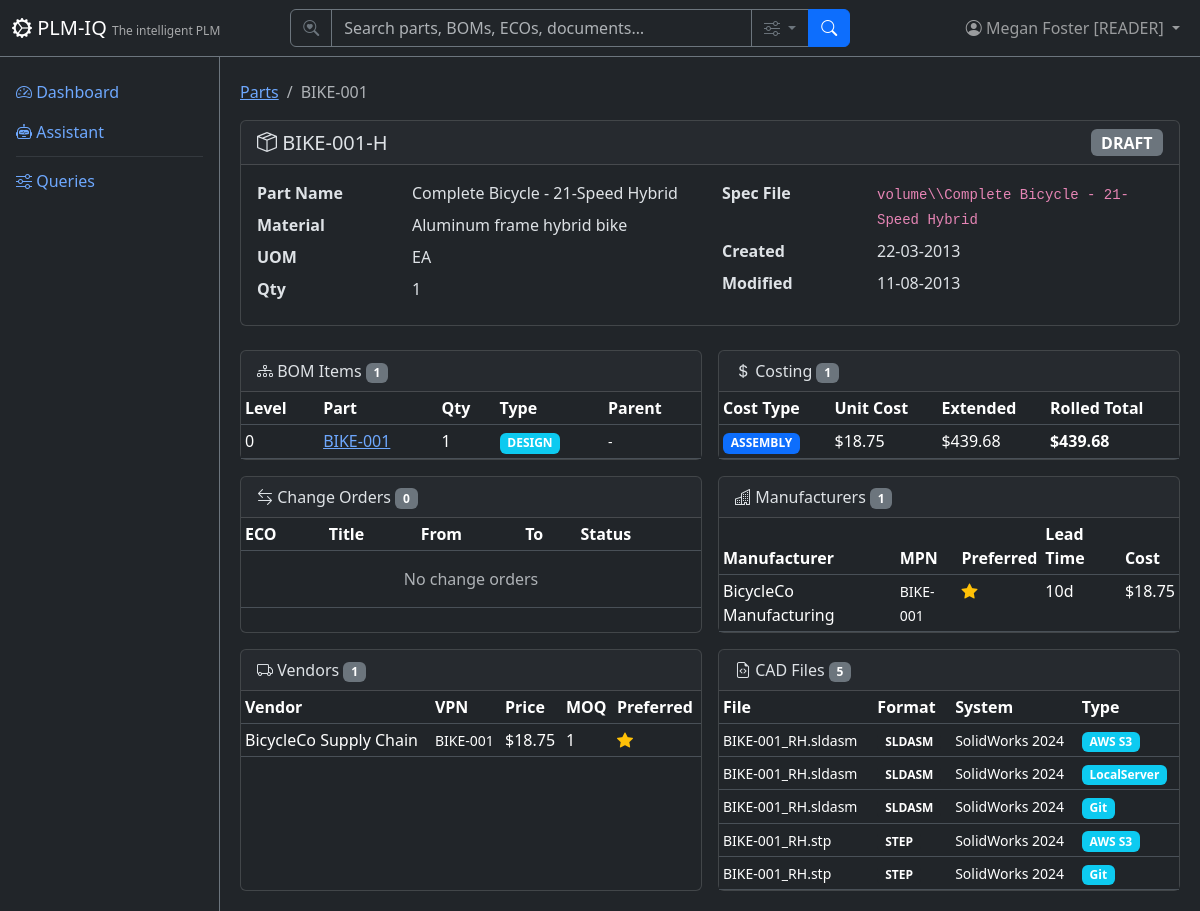
/parts/BIKE-001 (signed in), run on an earlier commit of the app's database.
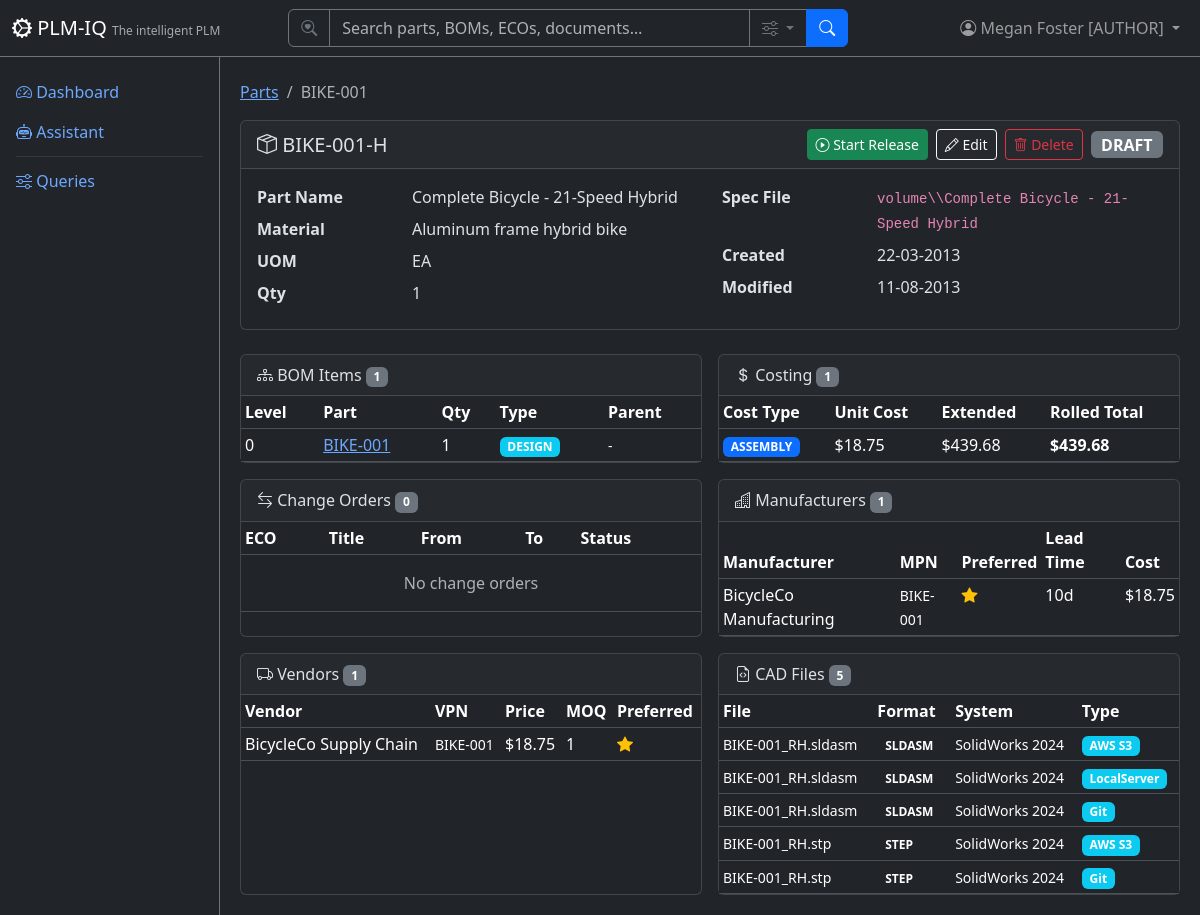
And on a later commit of the database.
### app/models/tenant_user.py (models this page shows)
class User(Base):
    __tablename__ = "users"
    user_id = Column("user_id", Integer, primary_key=True, autoincrement=True)
    username = Column("username", String, unique=True, nullable=False)
    full_name = Column("full_name", String, nullable=False)
    email = Column("email", String)
    password_hash = Column("password_hash", String, nullable=False, default="")
    tenant_id = Column("tenant_id", Integer, ForeignKey("tenants.tenant_id"), nullable=False, default=1)
    is_active = Column("is_active", Boolean, default=True)
    created_date = Column("created_date", String)
    role = Column("role", String, default="reader")
    tenant = relationship("Tenant", back_populates="users")
    favorites = relationship("Favorite", back_populates="user")

### app/routers/parts.py (the view)
@router.get("/{part_number}", response_class=HTMLResponse)
def part_detail(request: Request, part_number: str, db: Session = Depends(get_db)):
    user = require_user(request, db)
    ctx = auth_context(request, db)
    part = db.query(Part).filter(Part.part_number == part_number).first()
    if not part:
        return HTMLResponse(content=render("404.html", **ctx), status_code=404)
    bom_items = db.query(BomItem).filter(BomItem.part_number == part_number).all()
    costing_items = db.query(CostingBomItem).filter(CostingBomItem.part_number == part_number).all()
    ecos = db.query(EngineeringChangeOrder).filter(EngineeringChangeOrder.part_number == part_number).all()
    amls = db.query(ApprovedManufacturer).filter(ApprovedManufacturer.part_number == part_number).all()
    avls = db.query(ApprovedVendor).filter(ApprovedVendor.part_number == part_number).all()
    cads = db.query(CadMetadata).filter(CadMetadata.part_number == part_number).all()
    release_templates = (
        db.query(WorkflowTemplate).filter(
            WorkflowTemplate.object_type == "part",
            WorkflowTemplate.tenant_id == user.tenant_id,
            WorkflowTemplate.is_active == True,  # noqa: E712
        ).order_by(WorkflowTemplate.name).all()
    )
    active_release = active_instance(db, "part", part_number)
    release_instance = (
        db.query(WorkflowInstance).filter(
            WorkflowInstance.object_type == "part",
            WorkflowInstance.object_id == part_number,
            WorkflowInstance.tenant_id == user.tenant_id,
        ).order_by(WorkflowInstance.id.desc()).first()
    )
    return HTMLResponse(content=render(
        "parts/detail.html",
        **ctx,
        part=part,
        bom_items=bom_items,
        costing_items=costing_items,
        ecos=ecos,
        amls=amls,
        avls=avls,
        cads=cads,
        release_templates=release_templates,
        active_release=active_release,
        release_instance=release_instance,
    ))

### app/templates/parts/detail.html (shortened to what the changed rows need)
{% extends "base.html" %}
{% block content %}
<div class="card mb-4">
    <div class="card-header d-flex justify-content-between align-items-center">
        <div class="d-flex align-items-center gap-2">
            {% if current_user and current_user.role == 'author' %}
            {% if active_release is none and part.status == 'DRAFT' %}
            <button type="button" class="btn btn-sm btn-success" data-bs-toggle="modal" data-bs-target="#startReleaseModal">
                <i class="bi bi-play-circle"></i> Start Release
            </button>
            {% endif %}
            <a href="/parts/{{ part.part_number }}/edit" class="btn btn-sm btn-outline-light"><i class="bi bi-pencil"></i> Edit</a>
            <form method="POST" action="/parts/{{ part.part_number }}/delete" onsubmit="return confirm('Delete part {{ part.part_number }}?');">
                <button type="submit" class="btn btn-sm btn-outline-danger"><i class="bi bi-trash"></i> Delete</button>
            </form>
            {% endif %}
            <span class="badge bg-{% if part.status == 'RELEASED' %}success{% elif part.status == 'OBSOLETED' %}danger{% else %}secondary{% endif %} fs-6">
                {{ part.status }}
            </span>
        </div>
    </div>
</div>
<div class="row g-3">
    <div class="col-md-6">
        <div class="card h-100">
            <div class="card-body p-0">
                <table class="table table-sm mb-0">
                    <thead><tr><th>Level</th><th>Part</th><th>Qty</th><th>Type</th><th>Parent</th></tr></thead>
                </table>
            </div>
        </div>
    </div>
    <div class="col-md-6">
        <div class="card h-100">
            <div class="card-body p-0">
                <table class="table table-sm mb-0">
                    <thead><tr><th>Cost Type</th><th>Unit Cost</th><th>Extended</th><th>Rolled Total</th></tr></thead>
                </table>
            </div>
        </div>
    </div>
    <div class="col-md-6">
        <div class="card h-100">
            <div class="card-body p-0">
                <table class="table table-sm mb-0">
                    <thead><tr><th>ECO</th><th>Title</th><th>From</th><th>To</th><th>Status</th></tr></thead>
                </table>
            </div>
        </div>
    </div>
    <div class="col-md-6">
        <div class="card h-100">
            <div class="card-body p-0">
                <table class="table table-sm mb-0">
                    <thead><tr><th>Manufacturer</th><th>MPN</th><th>Preferred</th><th>Lead Time</th><th>Cost</th></tr></thead>
                </table>
            </div>
        </div>
    </div>
    <div class="col-md-6">
        <div class="card h-100">
            <div class="card-body p-0">
                <table class="table table-sm mb-0">
                    <thead><tr><th>Vendor</th><th>VPN</th><th>Price</th><th>MOQ</th><th>Preferred</th></tr></thead>
                </table>
            </div>
        </div>
    </div>
    <div class="col-md-6">
        <div class="card h-100">
            <div class="card-body p-0">
                <table class="table table-sm mb-0">
                    <thead><tr><th>File</th><th>Format</th><th>System</th><th>Type</th></tr></thead>
                </table>
            </div>
        </div>
    </div>
</div>
{% endblock %}

### app/templates/base.html (shortened to what this page needs)
<!DOCTYPE html>
<html lang="en" data-bs-theme="dark">
<head>
    <link href="https://cdn.jsdelivr.net/npm/bootstrap@5.3.3/dist/css/bootstrap.min.css" rel="stylesheet">
    <link href="https://cdn.jsdelivr.net/npm/bootstrap-icons@1.11.3/font/bootstrap-icons.css" rel="stylesheet">
</head>
<body>
    <nav class="navbar navbar-expand-md navbar-dark bg-dark fixed-top border-bottom border-secondary">
        <div class="container-fluid">
            <a class="navbar-brand" href="/">
                <i class="bi bi-gear-wide-connected"></i> PLM-IQ
                <small class="d-none d-md-inline">The intelligent PLM</small>
            </a>
            <div class="collapse navbar-collapse" id="navMenu">
                {% if current_user %}
                <form class="d-flex mx-auto my-2 my-md-0" role="search" action="/search" method="get" style="width: 100%; max-width: 560px;">
                    <div class="input-group">
                        <span class="input-group-text bg-dark border-secondary text-secondary"><i class="bi bi-search-heart"></i></span>
                        <input type="search" name="q" class="form-control bg-dark text-light border-secondary" placeholder="Search parts, BOMs, ECOs, documents…" aria-label="Search">
                        <button class="btn btn-outline-secondary dropdown-toggle" type="button" data-bs-toggle="dropdown" data-bs-auto-close="outside" title="Search options">
                            <i class="bi bi-sliders"></i>
                        </button>
                        <button class="btn btn-primary" type="submit"><i class="bi bi-search"></i></button>
                    </div>
                </form>
                {% endif %}
                <ul class="navbar-nav ms-auto align-items-center">
                    {% if current_user %}
                    <li class="nav-item dropdown">
                        <a class="nav-link dropdown-toggle position-relative" href="#" role="button" data-bs-toggle="dropdown" aria-label="Profile Menu" title="Profile Menu">
                            <i class="bi bi-person-circle"></i>
                            <span class="d-none d-md-inline">{{ current_user.full_name }} [{{ current_user.role|upper if current_user.role else 'SUPERUSER' }}]</span>
                        </a>
                    </li>
                    {% else %}
                    <li class="nav-item">
                        <a class="nav-link" href="/login"><i class="bi bi-box-arrow-in-right"></i> Sign In</a>
                    </li>
                    {% endif %}
                </ul>
            </div>
        </div>
    </nav>
    <div class="sidebar bg-dark border-end border-secondary pt-3">
        <ul class="nav nav-pills flex-column">
            <li class="nav-item">
                <a class="nav-link" href="/"><i class="bi bi-speedometer2"></i> Dashboard</a>
            </li>
            <li class="nav-item">
                <a class="nav-link" href="/assistant"><i class="bi bi-robot"></i> Assistant</a>
            </li>
            <li class="nav-item">
                <hr class="nav-divider my-1 mx-3 border-secondary">
            </li>
            <li class="nav-item">
                <a class="nav-link" href="/queries"><i class="bi bi-sliders"></i> Queries</a>
            </li>
        </ul>
    </div>
    <div class="main-content">
        {% block content %}{% endblock %}
    </div>
</body>
</html>

What changed in the data, as far as the page shows it:
changed User "Megan Foster": role "READER" → "AUTHOR"
Also different on the page:
text now shown: "Start Release Edit Delete"
